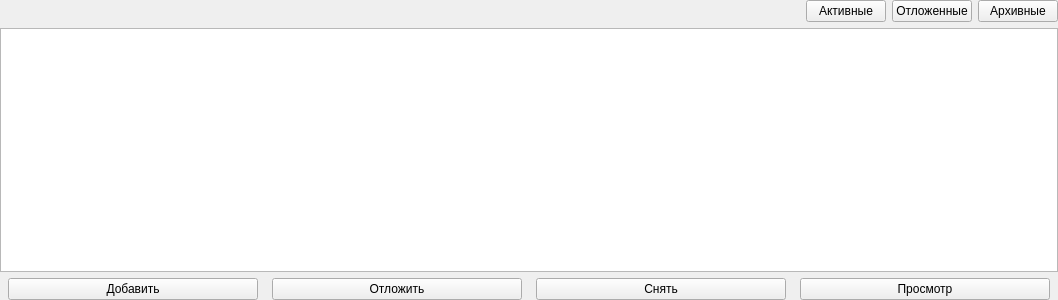
<?xml version="1.0" encoding="UTF-8"?>
<ui version="4.0">
 <class>ViewObjectWidget</class>
 <widget class="QWidget" name="ViewObjectWidget">
  <property name="geometry">
   <rect>
    <x>0</x>
    <y>0</y>
    <width>1058</width>
    <height>300</height>
   </rect>
  </property>
  <property name="windowTitle">
   <string>Form</string>
  </property>
  <layout class="QVBoxLayout" name="verticalLayout">
   <property name="leftMargin">
    <number>0</number>
   </property>
   <property name="topMargin">
    <number>0</number>
   </property>
   <property name="rightMargin">
    <number>0</number>
   </property>
   <property name="bottomMargin">
    <number>0</number>
   </property>
   <item>
    <layout class="QHBoxLayout" name="horizontalLayout">
     <item>
      <spacer name="horizontalSpacer">
       <property name="orientation">
        <enum>Qt::Horizontal</enum>
       </property>
       <property name="sizeHint" stdset="0">
        <size>
         <width>40</width>
         <height>20</height>
        </size>
       </property>
      </spacer>
     </item>
     <item>
      <widget class="QPushButton" name="mpButtonActive">
       <property name="text">
        <string>Активные</string>
       </property>
       <property name="checkable">
        <bool>false</bool>
       </property>
       <property name="checked">
        <bool>false</bool>
       </property>
      </widget>
     </item>
     <item>
      <widget class="QPushButton" name="mpButtonDeferred">
       <property name="text">
        <string>Отложенные</string>
       </property>
       <property name="checkable">
        <bool>false</bool>
       </property>
       <property name="checked">
        <bool>false</bool>
       </property>
      </widget>
     </item>
     <item>
      <widget class="QPushButton" name="mpButtonArchive">
       <property name="autoFillBackground">
        <bool>false</bool>
       </property>
       <property name="text">
        <string>Архивные</string>
       </property>
       <property name="checkable">
        <bool>false</bool>
       </property>
       <property name="checked">
        <bool>false</bool>
       </property>
       <property name="flat">
        <bool>false</bool>
       </property>
      </widget>
     </item>
    </layout>
   </item>
   <item>
    <widget class="QTableView" name="mpView">
     <property name="editTriggers">
      <set>QAbstractItemView::DoubleClicked</set>
     </property>
     <property name="selectionBehavior">
      <enum>QAbstractItemView::SelectRows</enum>
     </property>
     <attribute name="horizontalHeaderDefaultSectionSize">
      <number>300</number>
     </attribute>
     <attribute name="horizontalHeaderMinimumSectionSize">
      <number>80</number>
     </attribute>
     <attribute name="horizontalHeaderStretchLastSection">
      <bool>true</bool>
     </attribute>
    </widget>
   </item>
   <item>
    <layout class="QHBoxLayout" name="horizontalLayout_2">
     <item>
      <spacer name="horizontalSpacer_2">
       <property name="orientation">
        <enum>Qt::Horizontal</enum>
       </property>
       <property name="sizeHint" stdset="0">
        <size>
         <width>40</width>
         <height>20</height>
        </size>
       </property>
      </spacer>
     </item>
     <item>
      <widget class="QPushButton" name="mpButtonAdd">
       <property name="minimumSize">
        <size>
         <width>250</width>
         <height>0</height>
        </size>
       </property>
       <property name="maximumSize">
        <size>
         <width>250</width>
         <height>16777215</height>
        </size>
       </property>
       <property name="text">
        <string>Добавить</string>
       </property>
      </widget>
     </item>
     <item>
      <spacer name="horizontalSpacer_4">
       <property name="orientation">
        <enum>Qt::Horizontal</enum>
       </property>
       <property name="sizeHint" stdset="0">
        <size>
         <width>40</width>
         <height>20</height>
        </size>
       </property>
      </spacer>
     </item>
     <item>
      <widget class="QPushButton" name="mpButtonAside">
       <property name="minimumSize">
        <size>
         <width>250</width>
         <height>0</height>
        </size>
       </property>
       <property name="maximumSize">
        <size>
         <width>250</width>
         <height>16777215</height>
        </size>
       </property>
       <property name="text">
        <string>Отложить</string>
       </property>
      </widget>
     </item>
     <item>
      <spacer name="horizontalSpacer_5">
       <property name="orientation">
        <enum>Qt::Horizontal</enum>
       </property>
       <property name="sizeHint" stdset="0">
        <size>
         <width>40</width>
         <height>20</height>
        </size>
       </property>
      </spacer>
     </item>
     <item>
      <widget class="QPushButton" name="mpButtonShoot">
       <property name="minimumSize">
        <size>
         <width>250</width>
         <height>0</height>
        </size>
       </property>
       <property name="maximumSize">
        <size>
         <width>250</width>
         <height>16777215</height>
        </size>
       </property>
       <property name="text">
        <string>Снять</string>
       </property>
      </widget>
     </item>
     <item>
      <spacer name="horizontalSpacer_6">
       <property name="orientation">
        <enum>Qt::Horizontal</enum>
       </property>
       <property name="sizeHint" stdset="0">
        <size>
         <width>40</width>
         <height>20</height>
        </size>
       </property>
      </spacer>
     </item>
     <item>
      <widget class="QPushButton" name="mpButtonView">
       <property name="minimumSize">
        <size>
         <width>250</width>
         <height>0</height>
        </size>
       </property>
       <property name="maximumSize">
        <size>
         <width>250</width>
         <height>16777215</height>
        </size>
       </property>
       <property name="text">
        <string>Просмотр</string>
       </property>
      </widget>
     </item>
     <item>
      <spacer name="horizontalSpacer_3">
       <property name="orientation">
        <enum>Qt::Horizontal</enum>
       </property>
       <property name="sizeHint" stdset="0">
        <size>
         <width>40</width>
         <height>20</height>
        </size>
       </property>
      </spacer>
     </item>
    </layout>
   </item>
  </layout>
 </widget>
 <resources/>
 <connections/>
</ui>
